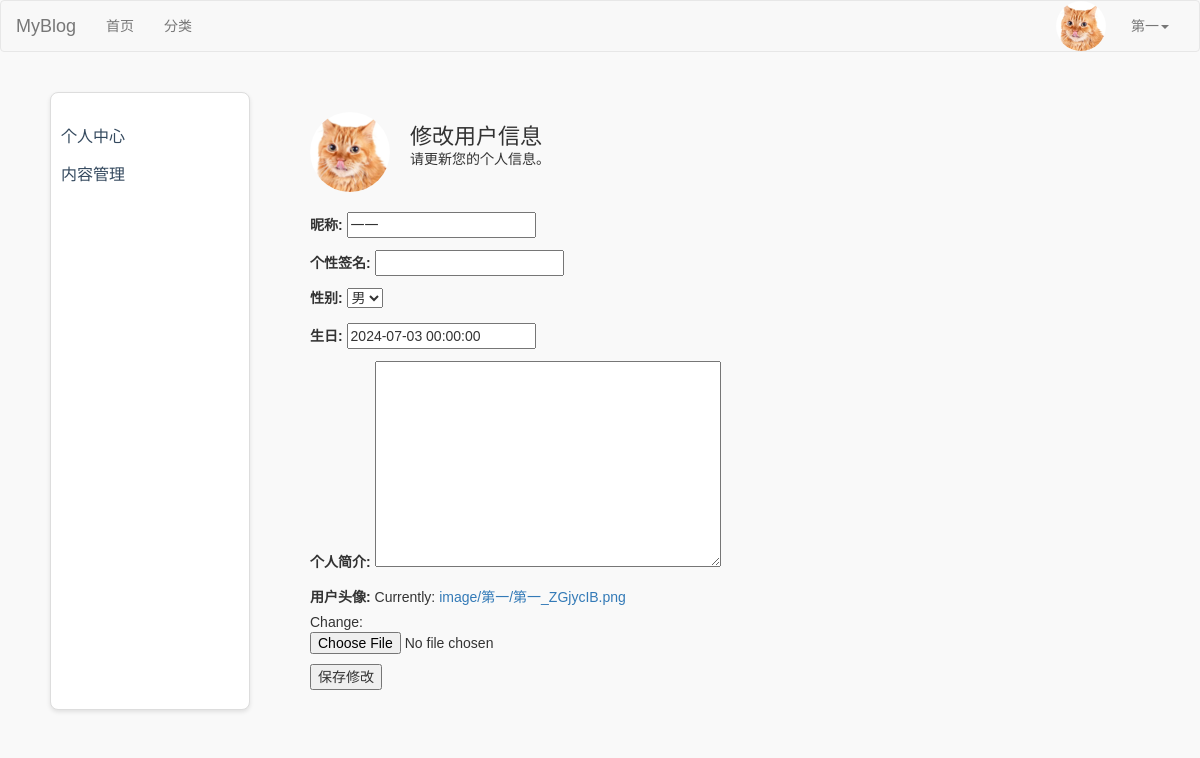
/users/profile/editor (signed in), run on an earlier commit of the app's database.
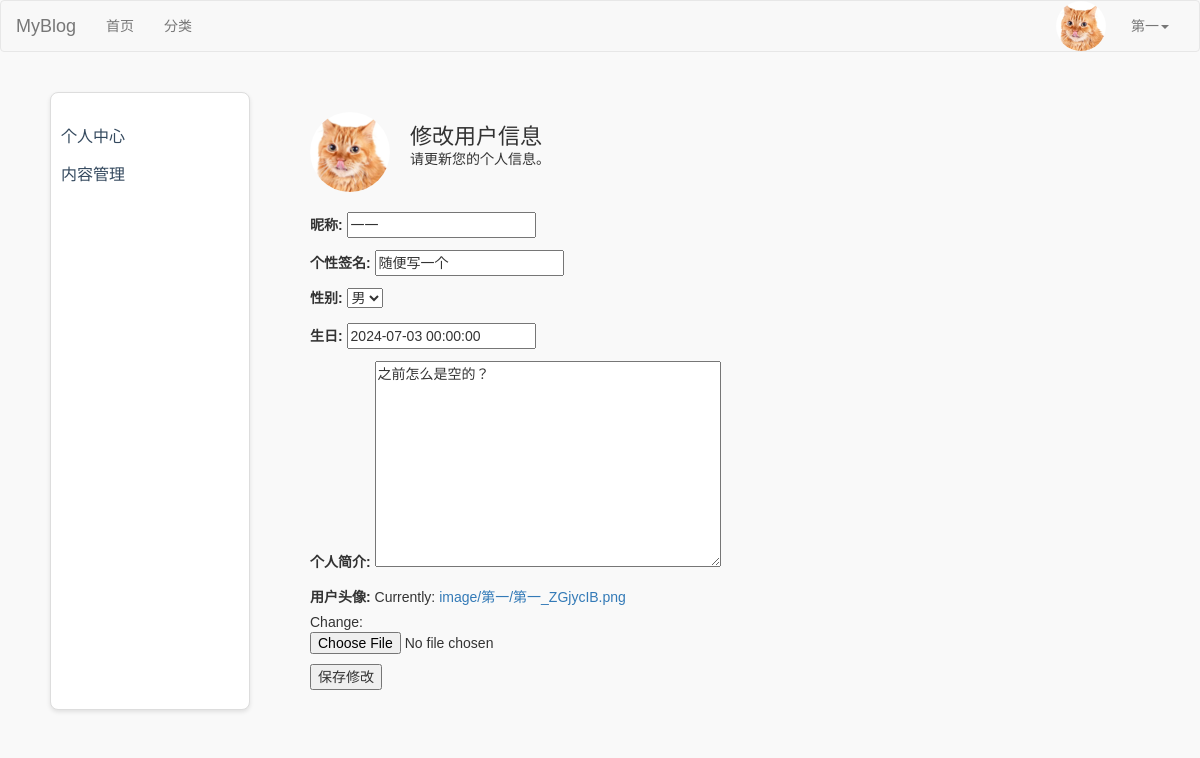
And on a later commit of the database.
### users/models.py (models this page shows, shortened)
class UserProfile(models.Model):
    USER_GENDER_TYPE = (
        ('male','男'),
        ('female','女'),
    )
    owner = models.OneToOneField(User, on_delete=models.CASCADE, verbose_name='用户')
    nickname=models.CharField(verbose_name='昵称',max_length=23,blank=True,null=True)
    birthday=models.DateTimeField(verbose_name='生日',blank=True,null=True)
    gender=models.CharField(verbose_name='性别', choices=USER_GENDER_TYPE,max_length=6,default='male')
    image=models.ImageField(verbose_name='用户头像',upload_to=user_avatar_upload_to,default='image/default.jpg',max_length=255)
    desc=models.TextField(verbose_name='个人简介',max_length=200,blank=True,default='')
    signature=models.CharField(verbose_name='个性签名',max_length=50,blank=True,default='')

### users/views/account.py (the view)
# urls.py: path("profile/editor", account.editor_users, name='editor_users'),
@login_required(login_url='login')
def editor_users(request):
    user_profile = request.user.userprofile  # 获取当前用户的用户信息
    if request.method == 'POST':
        form = UserProfileForm(request.POST, request.FILES, instance=user_profile)
        if form.is_valid():
            form.save()
            messages.success(request, "信息修改成功！")
            return render(request, 'user.html', {'page_template': 'user_profile.html'})
    else:
        form = UserProfileForm(instance=user_profile)
    return render(request, 'user.html', {'page_template': 'editor_users.html', 'form': form})

### users/forms/account.py
class UserProfileForm(forms.ModelForm):
    class Meta:
        model = UserProfile
        fields = ['nickname', 'signature', 'gender', 'birthday', 'desc', 'image']

### users/templates/user.html (shortened to what this page needs)
{% extends 'layout/basic.html' %}
{% load static %}
{% block css %}
    <link rel="stylesheet" href="{% static 'css/user.css' %}">
    <link rel="stylesheet" href="https://cdnjs.cloudflare.com/ajax/libs/font-awesome/6.0.0/css/all.min.css">
{% endblock %}
{% block content %}
    <div class="container">
        <div class="sidebar">
            <h3 onclick="toggleSubmenu('user-info')">个人中心</h3>
            <h3 onclick="toggleSubmenu('content-manage')">内容管理</h3>
        </div>
        <div class="content-wrapper">
            {% include page_template %}
        </div>
    </div>
{% endblock %}

### users/templates/editor_users.html (shortened to what this page needs)
<div class="content">
    <div class="header">
        <img src="{{ request.user.userprofile.image.url }}" alt="Avatar" class="avatar">
        <div>
            <h2>修改用户信息</h2>
            <p>请更新您的个人信息。</p>
        </div>
    </div>
    <form method="post" enctype="multipart/form-data">
        {{ form.as_p }}
        <button type="submit" class="save-btn">保存修改</button>
    </form>
</div>

What changed in the data, as far as the page shows it:
changed UserProfile "一一": signature (not shown) → "随便写一个"; desc (not shown) → "之前怎么是空的？"
